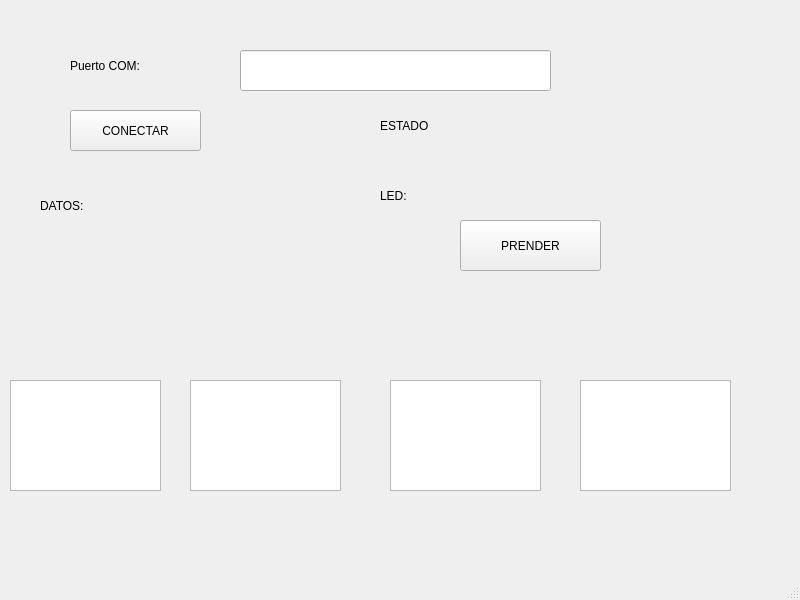
<?xml version="1.0" encoding="UTF-8"?>
<ui version="4.0">
 <class>MainWindow</class>
 <widget class="QMainWindow" name="MainWindow">
  <property name="geometry">
   <rect>
    <x>0</x>
    <y>0</y>
    <width>800</width>
    <height>600</height>
   </rect>
  </property>
  <property name="windowTitle">
   <string>MainWindow</string>
  </property>
  <widget class="QWidget" name="centralwidget">
   <widget class="QLineEdit" name="txt_com">
    <property name="geometry">
     <rect>
      <x>240</x>
      <y>50</y>
      <width>311</width>
      <height>41</height>
     </rect>
    </property>
   </widget>
   <widget class="QLabel" name="txt_com1">
    <property name="geometry">
     <rect>
      <x>70</x>
      <y>40</y>
      <width>141</width>
      <height>51</height>
     </rect>
    </property>
    <property name="styleSheet">
     <string notr="true">font: 75 12pt &quot;MS Shell Dlg 2&quot;;</string>
    </property>
    <property name="text">
     <string>Puerto COM:</string>
    </property>
   </widget>
   <widget class="QLabel" name="txt_estado">
    <property name="geometry">
     <rect>
      <x>380</x>
      <y>110</y>
      <width>201</width>
      <height>31</height>
     </rect>
    </property>
    <property name="styleSheet">
     <string notr="true">font: 75 12pt &quot;MS Shell Dlg 2&quot;;</string>
    </property>
    <property name="text">
     <string>ESTADO</string>
    </property>
   </widget>
   <widget class="QPushButton" name="btn_accion">
    <property name="geometry">
     <rect>
      <x>70</x>
      <y>110</y>
      <width>131</width>
      <height>41</height>
     </rect>
    </property>
    <property name="text">
     <string>CONECTAR</string>
    </property>
   </widget>
   <widget class="QListWidget" name="lista_datos">
    <property name="geometry">
     <rect>
      <x>10</x>
      <y>380</y>
      <width>151</width>
      <height>111</height>
     </rect>
    </property>
   </widget>
   <widget class="QLabel" name="txt_estado_2">
    <property name="geometry">
     <rect>
      <x>40</x>
      <y>190</y>
      <width>201</width>
      <height>31</height>
     </rect>
    </property>
    <property name="styleSheet">
     <string notr="true">font: 75 12pt &quot;MS Shell Dlg 2&quot;;</string>
    </property>
    <property name="text">
     <string>DATOS:</string>
    </property>
   </widget>
   <widget class="QPushButton" name="btn_control">
    <property name="geometry">
     <rect>
      <x>460</x>
      <y>220</y>
      <width>141</width>
      <height>51</height>
     </rect>
    </property>
    <property name="text">
     <string>PRENDER</string>
    </property>
   </widget>
   <widget class="QLabel" name="txt_estado_3">
    <property name="geometry">
     <rect>
      <x>380</x>
      <y>180</y>
      <width>201</width>
      <height>31</height>
     </rect>
    </property>
    <property name="styleSheet">
     <string notr="true">font: 75 12pt &quot;MS Shell Dlg 2&quot;;</string>
    </property>
    <property name="text">
     <string>LED:</string>
    </property>
   </widget>
   <widget class="QListWidget" name="lista_datos2">
    <property name="geometry">
     <rect>
      <x>190</x>
      <y>380</y>
      <width>151</width>
      <height>111</height>
     </rect>
    </property>
   </widget>
   <widget class="QListWidget" name="lista_datos3">
    <property name="geometry">
     <rect>
      <x>390</x>
      <y>380</y>
      <width>151</width>
      <height>111</height>
     </rect>
    </property>
   </widget>
   <widget class="QListWidget" name="lista_datos4">
    <property name="geometry">
     <rect>
      <x>580</x>
      <y>380</y>
      <width>151</width>
      <height>111</height>
     </rect>
    </property>
   </widget>
   <widget class="QLabel" name="txt_estado_4">
    <property name="geometry">
     <rect>
      <x>740</x>
      <y>490</y>
      <width>51</width>
      <height>51</height>
     </rect>
    </property>
    <property name="styleSheet">
     <string notr="true">font: 75 12pt &quot;MS Shell Dlg 2&quot;;
background-image: url(:/Logos/Castor Ingeniero.jpg);</string>
    </property>
    <property name="text">
     <string/>
    </property>
    <property name="pixmap">
     <pixmap resource="../../Archivos/Recursos.qrc">:/Logos/Castor Ingeniero.jpg</pixmap>
    </property>
    <property name="scaledContents">
     <bool>true</bool>
    </property>
   </widget>
   <widget class="QLabel" name="txt_estado_5">
    <property name="geometry">
     <rect>
      <x>670</x>
      <y>0</y>
      <width>121</width>
      <height>61</height>
     </rect>
    </property>
    <property name="styleSheet">
     <string notr="true">font: 75 12pt &quot;MS Shell Dlg 2&quot;;
background-image: url(:/Logos/Castor Ingeniero.jpg);</string>
    </property>
    <property name="text">
     <string/>
    </property>
    <property name="pixmap">
     <pixmap resource="../../Archivos/Recursos.qrc">:/Logos/Facultad.jpg</pixmap>
    </property>
    <property name="scaledContents">
     <bool>true</bool>
    </property>
   </widget>
   <widget class="QLabel" name="txt_estado_6">
    <property name="geometry">
     <rect>
      <x>10</x>
      <y>0</y>
      <width>101</width>
      <height>51</height>
     </rect>
    </property>
    <property name="styleSheet">
     <string notr="true">font: 75 12pt &quot;MS Shell Dlg 2&quot;;
background-image: url(:/Logos/Castor Ingeniero.jpg);</string>
    </property>
    <property name="text">
     <string/>
    </property>
    <property name="pixmap">
     <pixmap resource="../../Archivos/Recursos.qrc">:/Logos/UAT.jpg</pixmap>
    </property>
    <property name="scaledContents">
     <bool>true</bool>
    </property>
   </widget>
  </widget>
  <widget class="QMenuBar" name="menubar">
   <property name="geometry">
    <rect>
     <x>0</x>
     <y>0</y>
     <width>800</width>
     <height>26</height>
    </rect>
   </property>
  </widget>
  <widget class="QStatusBar" name="statusbar"/>
 </widget>
 <resources>
  <include location="../../Archivos/Recursos.qrc"/>
 </resources>
 <connections/>
</ui>
